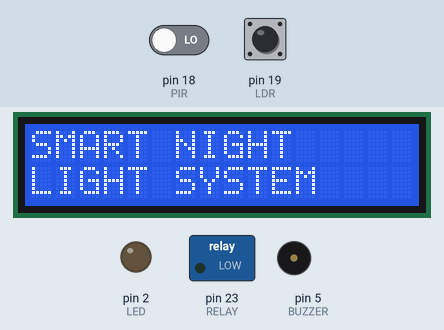
A sketch run on a simulated Arduino Mega 2560, built with avr-gcc and run on an emulated ATmega2560. On the bench: 16×2 character LCD, switched loads named in the sketch (green lamp = pin HIGH), output pins drawn as LEDs (lit = HIGH), buzzer (waves = sounding, pin HIGH). The test bench sets the inputs (shaded band); at power-on: pin 18 (PIR) LOW, pin 19 (LDR) HIGH. What the sketch prints to the serial monitor is not drawn.

Above: at 0.1 s.
At 10.7 s:
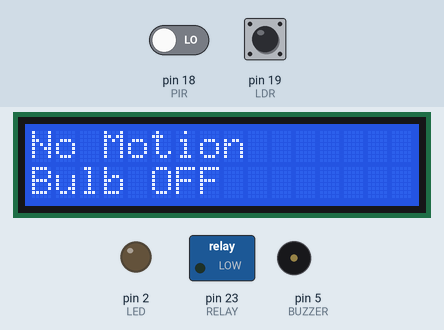
10.8 s: pin 18 (PIR) driven HIGH
At 12.2 s:
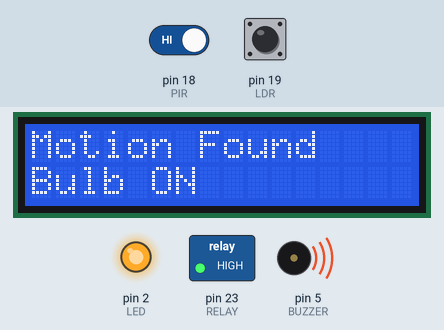
Timing chart, 0 to 13.8 s (numbered marks = the images above; inputs shaded):
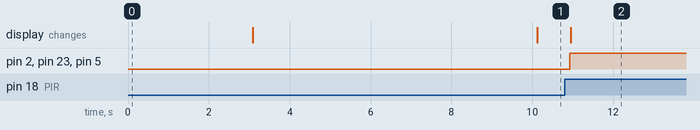

The sketch:

smart_automatic_night_light.ino
```cpp
#include <Wire.h>
#include <LiquidCrystal_I2C.h>

LiquidCrystal_I2C lcd(0x27, 16, 2);

// ---------- Pin Definitions ----------
const int PIR = 18;
const int LDR = 19;
const int RELAY = 23;
const int BUZZER = 5;
const int LED = 2;

// ---------- Config ----------
const unsigned long delayTime = 10000; // 10 seconds after last motion before turning off

// NOTE: Some relay modules are ACTIVE-LOW (LOW = ON, HIGH = OFF).
// If your bulb behaves opposite to what's expected, swap HIGH/LOW below
// for RELAY_ON / RELAY_OFF.
const int RELAY_ON  = HIGH;
const int RELAY_OFF = LOW;

// NOTE: Some LDR modules output HIGH when dark, others output LOW when dark.
// Test yours — if day/night detection seems reversed, flip this.
const int LDR_DARK_VALUE = HIGH;

unsigned long lastMotionTime = 0;

// Track system state so we only update the LCD when something actually changes
// (prevents constant lcd.clear() flicker every loop)
enum SystemState { STATE_NONE, STATE_ACTIVE, STATE_DAY, STATE_NO_MOTION };
SystemState lastState = STATE_NONE;

void setup()
{
  Serial.begin(115200);

  pinMode(PIR, INPUT);
  pinMode(LDR, INPUT);
  pinMode(RELAY, OUTPUT);
  pinMode(BUZZER, OUTPUT);
  pinMode(LED, OUTPUT);

  digitalWrite(RELAY, RELAY_OFF);
  digitalWrite(BUZZER, LOW);
  digitalWrite(LED, LOW);

  lcd.init();
  lcd.backlight();
  lcd.setCursor(0, 0);
  lcd.print("SMART NIGHT");
  lcd.setCursor(0, 1);
  lcd.print("LIGHT SYSTEM");
  delay(3000);
  lcd.clear();
}

void loop()
{
  bool motion = digitalRead(PIR);
  bool dark = (digitalRead(LDR) == LDR_DARK_VALUE);

  Serial.print("Motion: ");
  Serial.print(motion);
  Serial.print("  Dark: ");
  Serial.println(dark);

  if (motion == HIGH && dark)
  {
    // Motion detected at night -> turn everything ON
    digitalWrite(RELAY, RELAY_ON);
    digitalWrite(LED, HIGH);
    digitalWrite(BUZZER, HIGH);
    lastMotionTime = millis();

    if (lastState != STATE_ACTIVE)
    {
      lcd.clear();
      lcd.setCursor(0, 0);
      lcd.print("Motion Found");
      lcd.setCursor(0, 1);
      lcd.print("Bulb ON");
      lastState = STATE_ACTIVE;
    }
  }
  else
  {
    if (millis() - lastMotionTime >= delayTime)
    {
      digitalWrite(RELAY, RELAY_OFF);
      digitalWrite(LED, LOW);
      digitalWrite(BUZZER, LOW);

      if (!dark)
      {
        // Daytime
        if (lastState != STATE_DAY)
        {
          lcd.clear();
          lcd.setCursor(0, 0);
          lcd.print("DAY TIME");
          lcd.setCursor(0, 1);
          lcd.print("Bulb OFF");
          lastState = STATE_DAY;
        }
      }
      else
      {
        // Nighttime, no motion
        if (lastState != STATE_NO_MOTION)
        {
          lcd.clear();
          lcd.setCursor(0, 0);
          lcd.print("No Motion");
          lcd.setCursor(0, 1);
          lcd.print("Bulb OFF");
          lastState = STATE_NO_MOTION;
        }
      }
    }
  }

  delay(200);
}
```

Measured:
- after the input at 10.8 s, pin 2 (LED), pin 23 (RELAY), pin 5 (BUZZER): LOW → HIGH after 0.12 s; the display: changes after 0.15 s (image 2)
